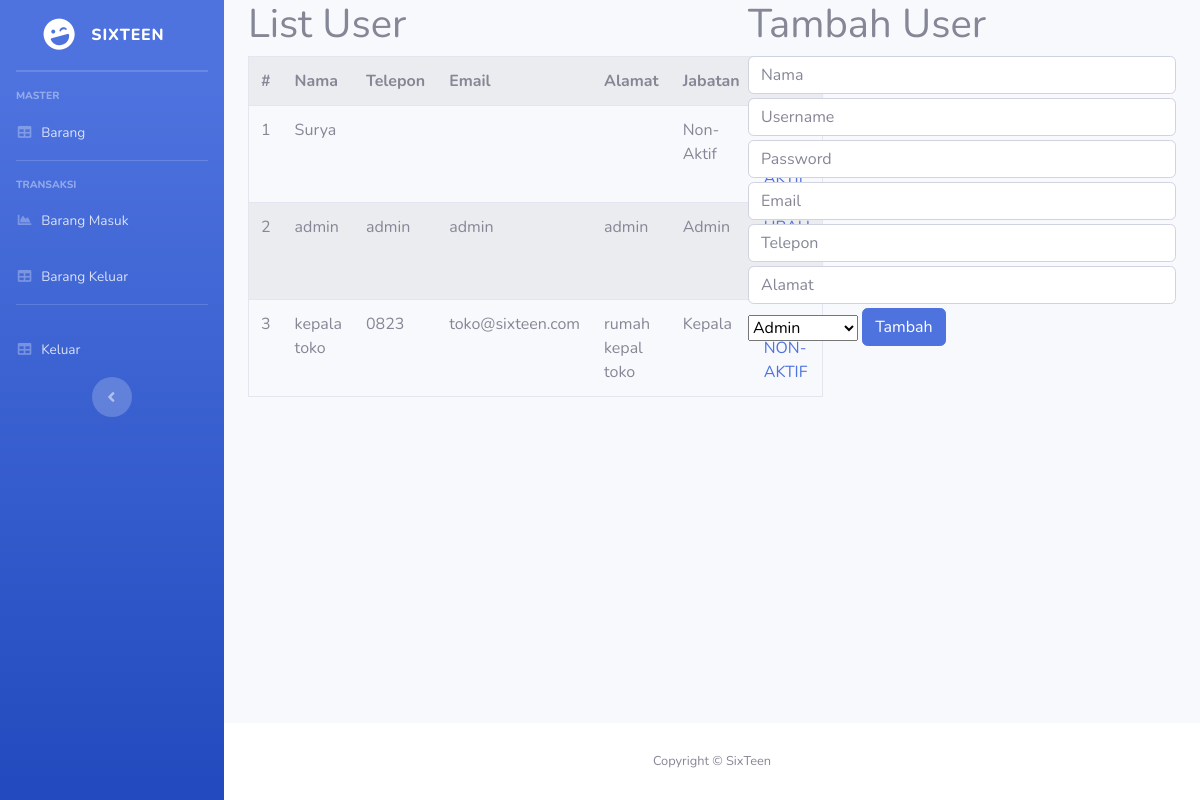
/users.php (signed in), run on the app's committed database.
### tables this page shows
CREATE TABLE `users` (
  `id` int(11) NOT NULL,
  `username` varchar(255) NOT NULL,
  `password` varchar(255) NOT NULL,
  `nama` varchar(255) NOT NULL,
  `telepon` varchar(255) NOT NULL,
  `email` varchar(255) DEFAULT NULL,
  `alamat` varchar(255) DEFAULT NULL,
  `status` int(11) NOT NULL DEFAULT 1
);

### users.php (the view, shortened to what this page needs)
<!DOCTYPE html>
<html lang="en">
<?php
        include_once('conn.php');
    ?>
<head>
    <link href="vendor/fontawesome-free/css/all.min.css" rel="stylesheet" type="text/css">
    <link href="css/sb-admin-2.min.css" rel="stylesheet">
</head>
<body id="page-top">
    <div id="wrapper">
        <ul class="navbar-nav bg-gradient-primary sidebar sidebar-dark accordion" id="accordionSidebar">
            <a class="sidebar-brand d-flex align-items-center justify-content-center" href="index.php">
                <div class="sidebar-brand-icon rotate-n-15">
                    <i class="fas fa-laugh-wink"></i>
                </div>
                <div class="sidebar-brand-text mx-3">SixTeen<sup></sup></div>
            </a>
            <hr class="sidebar-divider my-0">
            <hr class="sidebar-divider">
            <div class="sidebar-heading">
                Master
            </div>
            <li class="nav-item">
                <a class="nav-link" href="dashboard.php">
                    <i class="fas fa-fw fa-table"></i>
                    <span>Barang</span></a>
            </li>
            <hr class="sidebar-divider">
            <div class="sidebar-heading">
                Transaksi
            </div>
            <li class="nav-item">
                <a class="nav-link" href="masuk.php">
                    <i class="fas fa-fw fa-chart-area"></i>
                    <span>Barang Masuk</span></a>
            </li>
            <li class="nav-item">
                <a class="nav-link" href="keluar.php">
                    <i class="fas fa-fw fa-table"></i>
                    <span>Barang Keluar</span></a>
            </li>
            <hr class="sidebar-divider d-none d-md-block">
            <li class="nav-item">
                <a class="nav-link" href="logout.php">
                    <i class="fas fa-fw fa-table"></i>
                    <span>Keluar</span></a>
            </li>
            <div class="text-center d-none d-md-inline">
                <button class="rounded-circle border-0" id="sidebarToggle"></button>
            </div>
        </ul>
        <div id="content-wrapper" class="d-flex flex-column">
            <div id="content">
            <div class="main">
            <div class="row">
                <div class="col-6">
                    <div class="container">
                        <div class="h1">List User</div>
                        <table class="table table-striped border" >
                            <th>#</th>
                            <th>Nama</th>
                            <th>Telepon</th>
                            <th>Email</th>
                            <th>Alamat</th>
                            <th>Jabatan</th>
                            <th>Aksi</th>
                            <?php
                            $sql = "SELECT * FROM users";
                            $result = mysqli_query($conn, $sql);
                            while($row = mysqli_fetch_array($result)){
                                ?>
                                <tr>
                                    <td><?php echo $row['id'] ?></td>
                                    <td><?php echo $row['nama']; ?></td>
                                    <td><?php echo $row['telepon']; ?></td>
                                    <td><?php echo $row['email']; ?></td>
                                    <td><?php echo $row['alamat']; ?></td>
                                    <td><?php
                                        if($row['status']==1){
                                            echo "Admin";
                                        }
                                        else if($row['status']==2){
                                            echo "Kepala";
                                        }else if($row['status']==3){
                                            echo "Staff";
                                        }else{
                                            echo "Non-Aktif";
                                        }
                                    ?></td>
                                    <td>
                                        <a href="edit_user.php?id=<?php echo $row['id']; ?>">UBAH</a>
                                        <a href="hapus_user.php?id=<?php echo $row['id']; ?>">NON-AKTIF</a>
                                    </td>
                                </tr>
                               <?php
                            }
                            ?>
                        </table>
                </div>
            </div>
                <div class="col-6">
                    <div class="container">
                        <div class="h1">Tambah User</div>
                        <form method="POST">
                            <input name="nama" type="text" class="form-control mb-1" placeholder="Nama">
                            <input name="username" type="text" class="form-control mb-1" placeholder="Username">
                            <input name="password" type="password" class="form-control mb-1" placeholder="Password">
                            <input name="email" type="text" class="form-control mb-1" placeholder="Email">
                            <input name="telepon" type="text" class="form-control mb-1" placeholder="Telepon">
                            <input name="alamat" type="text" class="form-control mb-1" placeholder="Alamat">
                            <select name="status" class="form-select mb-1">
                                <option value="1">Admin</option>
                            </select>
                            <button type="submit" class="btn btn-primary mb-1" name="tambah">Tambah</button>
                        </form>
                    </div>
                </div>
            </div>
        </div>
            </div>
            <footer class="sticky-footer bg-white">
                <div class="container my-auto">
                    <div class="copyright text-center my-auto">
                        <span>Copyright &copy; SixTeen</span>
                    </div>
                </div>
            </footer>
        </div>
    </div>
</body>
</html>

### data on the page
users: id "1", nama "Surya", status "Non-Aktif"
users: id "2", nama "admin", telepon "admin", email "admin", alamat "admin", status "Admin"
users: id "3", nama "kepala toko", telepon "0823", email "toko@sixteen.com", alamat "rumah kepal toko", status "Kepala"
